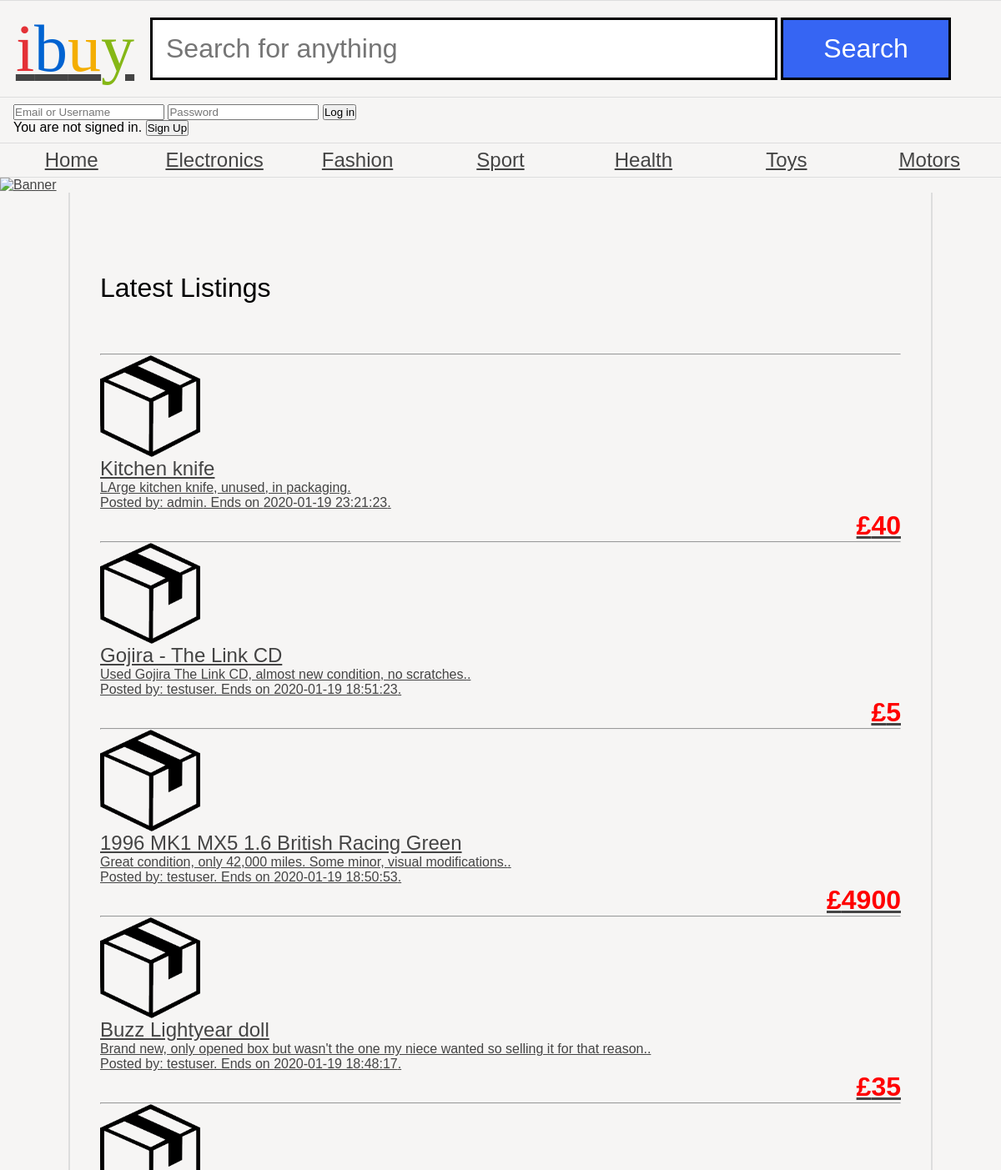
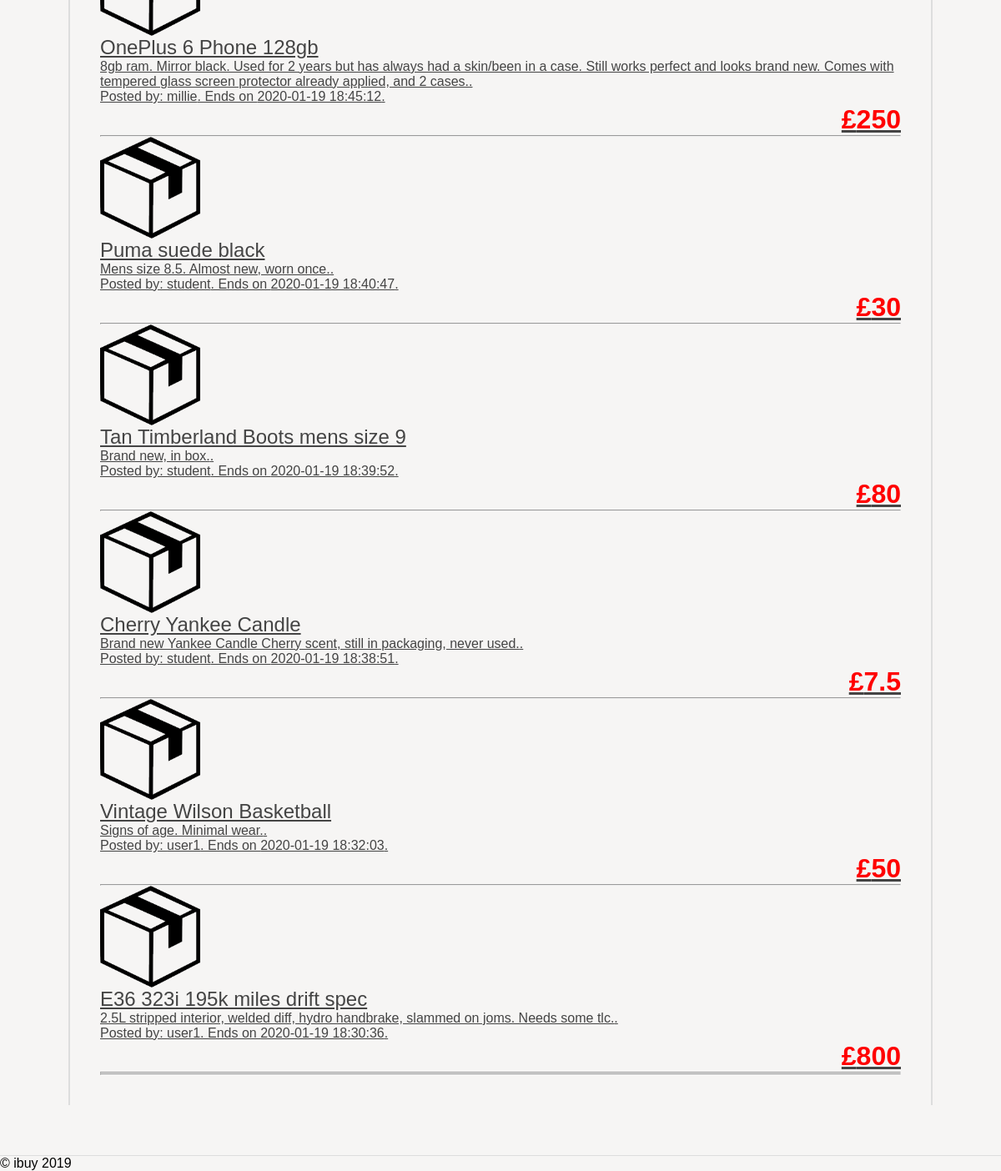
Page /default/public/index.php on the committed database (2 pictures, top to bottom).
### tables this page shows
CREATE TABLE `categories` (
  `category_id` int(11) NOT NULL AUTO_INCREMENT,
  `category_name` varchar(45) NOT NULL,
  PRIMARY KEY (`category_id`)
);

CREATE TABLE `items` (
  `item_id` int(11) NOT NULL AUTO_INCREMENT,
  `item_name` varchar(60) NOT NULL,
  `item_desc` varchar(200) NOT NULL,
  `start_price` double NOT NULL,
  `buy_now_price` double DEFAULT NULL,
  `start_date` datetime NOT NULL,
  `end_date` datetime NOT NULL,
  `item_category` varchar(45) NOT NULL,
  `username` varchar(45) NOT NULL,
  PRIMARY KEY (`item_id`)
);

### default/public/index.php (the view)
<?php
	require 'header.php';
?>
<main>
<h1>Latest Listings</h1><hr>
<ul class="productList">
	<?php
	require 'dbconnect.php';
	$stmt = $pdo->query('SELECT * FROM items ORDER BY end_date DESC LIMIT 0, 10');
	foreach ($stmt as $row) {?>
		<a href="product.php?&item_id=<?=$row['item_id']?>" class="product">
		<img src="product.png" alt="<?=$row['item_name']?>">
        <h2 class="name"><?=$row['item_name']?></h2><p><?=$row['item_desc']?>. </p><p>Posted by: <?=$row['username']?>. Ends on <?=$row['end_date']?>.</p>
		<p class="price">£<?=$row['start_price']?></p>
        </a><hr> <?php
	}
	?>
</ul>
<hr />
	</main>
<?php
	require 'footer.php';
?>

### default/public/header.php (shortened to what this page needs)
<!DOCTYPE html>
<html>
	<head>
		<link rel="stylesheet" href="ibuy.css" />
	</head>
	<body>
	<header>
		<a href="index.php"><h1><span class="i">i</span><span class="b">b</span><span class="u">u</span><span class="y">y</span></h1></a>
		<form class="search" action="search.php" method="POST">
			<input type="text" name="search-value" placeholder="Search for anything" />
			<input type="submit" name="search-submit" value="Search" />
		</form>
	</header>
	<nav class="login">
		<?php
		if (isset($_SESSION['user_id'])) {?>
			<p>Hello <?=$_SESSION['username']?>!</p>
			<form action="myaccount.php" method="POST"> <input type="submit" name="myaccount-submit" value="My Account" /> </form>
			<form action="auctions.php" method="POST"> <input type="submit" name="auction-submit" value="Auctions" /> </form>
			<form action="logout.php" method="POST"> <input type="submit" name="logout-submit" value="Log out" /> </form>
		<?php }
		else {
			?><form action="login.php" method="POST">
        	<input type="text" name="loginemailusername" placeholder="Email or Username">
        	<input type="password" name="loginpassword" placeholder="Password">
        	<input type="submit" name="login-submit" value="Log in" />
			</form>
			<p>You are not signed in. <a href="signup.php"><input type="submit" name="signup" value="Sign Up" /></a></p>
			<?php
		}
		?>
	</nav>
	<nav>
		<ul class="navList">
		<?php
	    	require 'nav.php';
	    ?>
		</ul>
	</nav>
	<a href="index.php"><img src="images/randombanner.php" alt="Banner" /></a>

### default/public/nav.php
<?php
require 'dbconnect.php';
$navitems = $pdo->query('SELECT * FROM categories');
foreach ($navitems as $row) {
	echo '<li class="catList"><a href="category.php?category=' . $row['category_name'] . '">' . $row['category_name'] . '</a></li>';
}
?>

### default/public/footer.php
		<footer>
			&copy; ibuy 2019
		</footer>
	</body>
</html>

### default/public/ibuy.css (style rules this page uses)
* { margin: 0; padding: 0; }
body { font-family: 'Oxygen-Regular', sans-serif; background-color: #f6f5f4; max-width: 100vw; overflow-x: hidden; }
h1, h2, h3, h4 { font-weight: normal; }
a, a:visited { color: #444; }
header { font-family: 'Univers-Light-Normal'; display: grid; grid-template-columns: 15% 85%; align-items: center; padding-top: 1vw; padding-bottom: 1vw; border-top: 1px solid #ddd; border-bottom: 1px solid #ddd; }
header h1 { text-align: center; font-size: 5em; }
form { display: block; }
header form input[type=text] { border: 3px solid black; font-size: 2em; padding: 0.5em; width: 70%; }
header form input[type=submit] { border: 3px solid black; background-color: #3665f3; color: white; width: 20%; font-size: 2em; padding: 0.5em; cursor: pointer; }
header .i { color: #e43137; text-decoration: none; }
header .b { color: #0063d1; text-decoration: none; }
header .u { color: #f4ae01; text-decoration: none; }
header .y { color: #85b716; text-decoration: none; }
body > nav { border-bottom: 1px solid #ddd; }
body > nav ul li:last-child a:after { position: absolute; }
body > nav ul { display: flex; width: 100vw; list-style-type: none; }
body > nav ul li { flex: 1; }
body > nav ul li a { display: block; text-align: center; padding-top: 0.5vw; padding-bottom: 0.5vw; font-size: 1.5em; }
.login { display: block; padding: 0.5em; padding-left: 1em; }
.productList { list-style-type: none; }
.productList img { width: auto; display: block; max-width: 10vw; }
p.price { display: block; text-align: right; font-weight: bold; font-size: 2em; }
main { padding: 3vw; display: block; overflow: hidden; width: 80vw; margin: auto; border-left: 2px solid #ddd; border-right: 2px solid #ddd; }
main h1 { margin-top: 5vw; margin-bottom: 5vw; }
.price { color: red; }
footer { margin-top: 5vw; border-top: 1px solid #ddd; }

### rows in the picture
categories: category_name "Home"
categories: category_name "Electronics"
categories: category_name "Fashion"
categories: category_name "Sport"
categories: category_name "Health"
categories: category_name "Toys"
categories: category_name "Motors"
items: item_name "Kitchen knife", item_desc "LArge kitchen knife, unused, in packaging", username "admin", end_date "2020-01-19 23:21:23", start_price "40"
items: item_name "Gojira - The Link CD", item_desc "Used Gojira The Link CD, almost new condition, no scratches.", username "testuser", end_date "2020-01-19 18:51:23", start_price "5"
items: item_name "1996 MK1 MX5 1.6 British Racing Green", item_desc "Great condition, only 42,000 miles. Some minor, visual modifications.", username "testuser", end_date "2020-01-19 18:50:53", start_price "4900"
items: item_name "Buzz Lightyear doll", item_desc "Brand new, only opened box but wasn't the one my niece wanted so selling it for that reason.", username "testuser", end_date "2020-01-19 18:48:17", start_price "35"
items: item_name "OnePlus 6 Phone 128gb", item_desc "8gb ram. Mirror black. Used for 2 years but has always had a skin/been in a case. Still works perfect and looks brand new. Comes with tempered glass screen protector already applied, and 2 cases.", username "millie", end_date "2020-01-19 18:45:12", start_price "250"
items: item_name "Puma suede black", item_desc "Mens size 8.5. Almost new, worn once.", username "student", end_date "2020-01-19 18:40:47", start_price "30"
items: item_name "Tan Timberland Boots mens size 9", item_desc "Brand new, in box.", username "student", end_date "2020-01-19 18:39:52", start_price "80"
items: item_name "Cherry Yankee Candle", item_desc "Brand new Yankee Candle Cherry scent, still in packaging, never used.", username "student", end_date "2020-01-19 18:38:51", start_price "7.5"
items: item_name "Vintage Wilson Basketball", item_desc "Signs of age. Minimal wear.", username "user1", end_date "2020-01-19 18:32:03", start_price "50"
items: item_name "E36 323i 195k miles drift spec", item_desc "2.5L stripped interior, welded diff, hydro handbrake, slammed on joms. Needs some tlc.", username "user1", end_date "2020-01-19 18:30:36", start_price "800"
